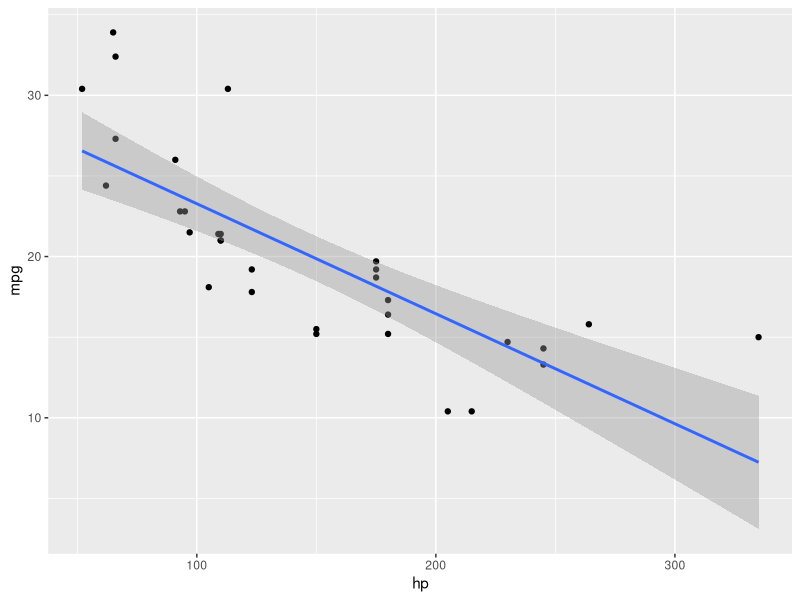
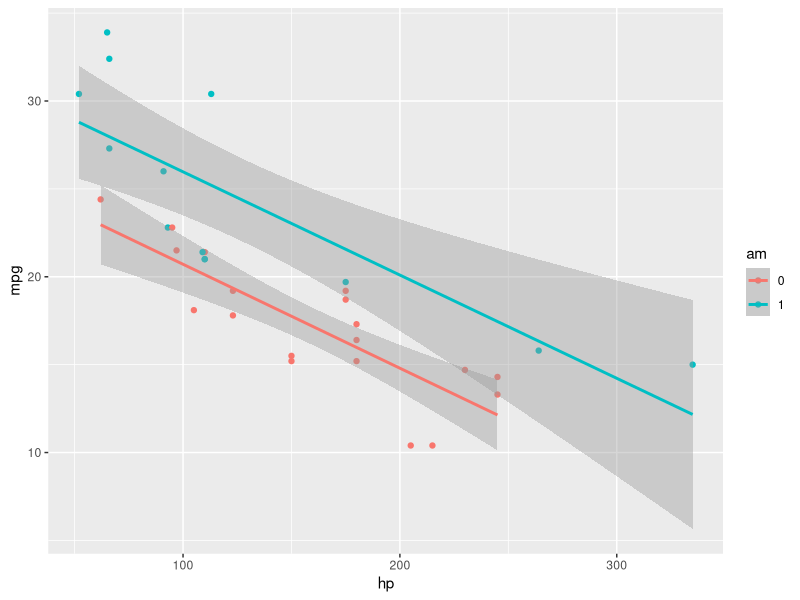

These figures' R source, in order:
# 2022-06-10

data("mtcars")
library(tidyverse)

lm(mpg ~ hp, data = mtcars)

mtcars %>% 
  ggplot(aes(x = hp, y = mpg)) +
  geom_point( ) +
  geom_smooth(method = "lm")


lm1 <- lm(mpg ~ hp + am, data = mtcars)


mtcars %>% 
  mutate(am = factor(am)) %>% 
  ggplot(aes(x = hp, y = mpg, color = am)) +
  geom_point( ) +
  geom_smooth(method = "lm")


# Sagen wir, wir ham ne Karre mit 200 PS und am=1
# Hängt davon ab, wie Ihr Auto frisiert ist
y <- 26.58 + 200*(-0.06) + 1*5.27
y

# oder so:
predict(lm1, newdata = tibble(hp = 200, am = 1))
